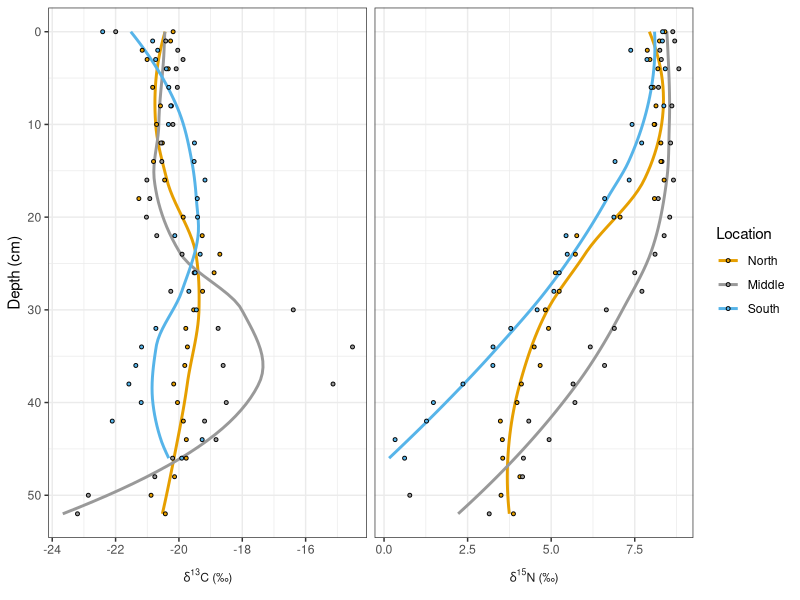
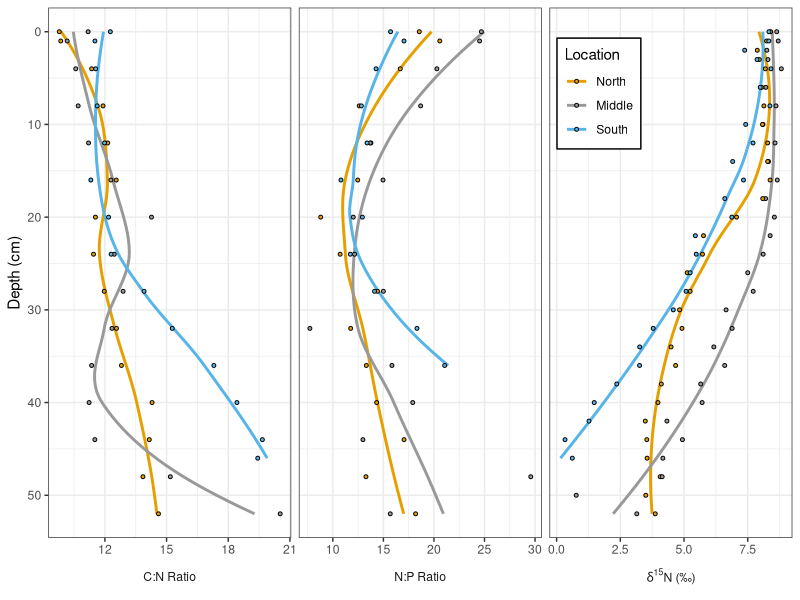
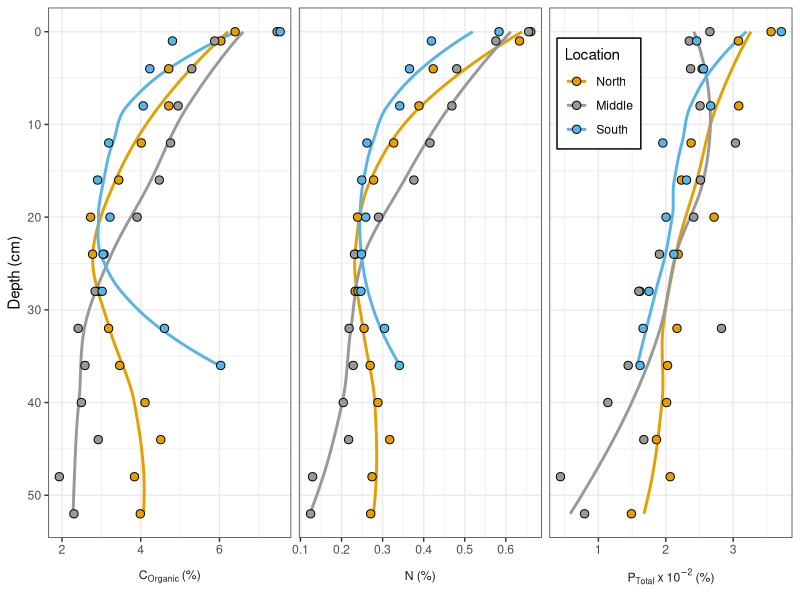
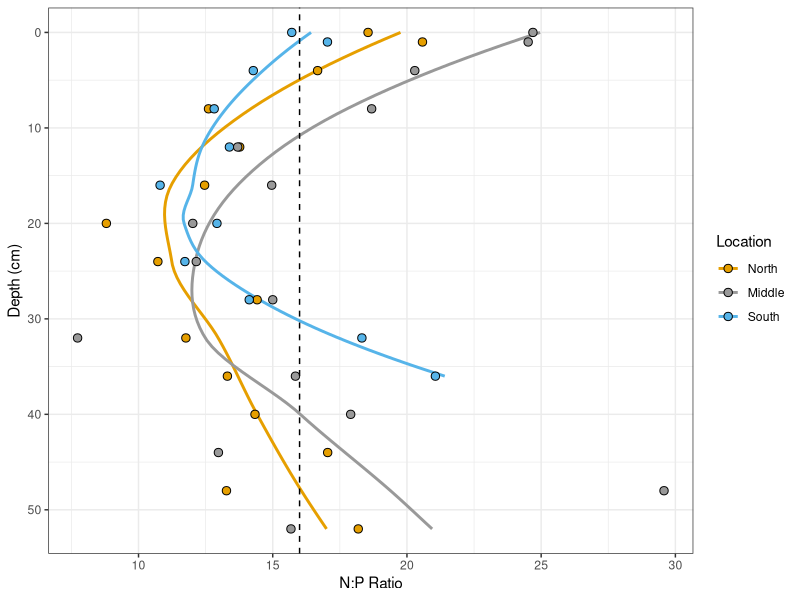
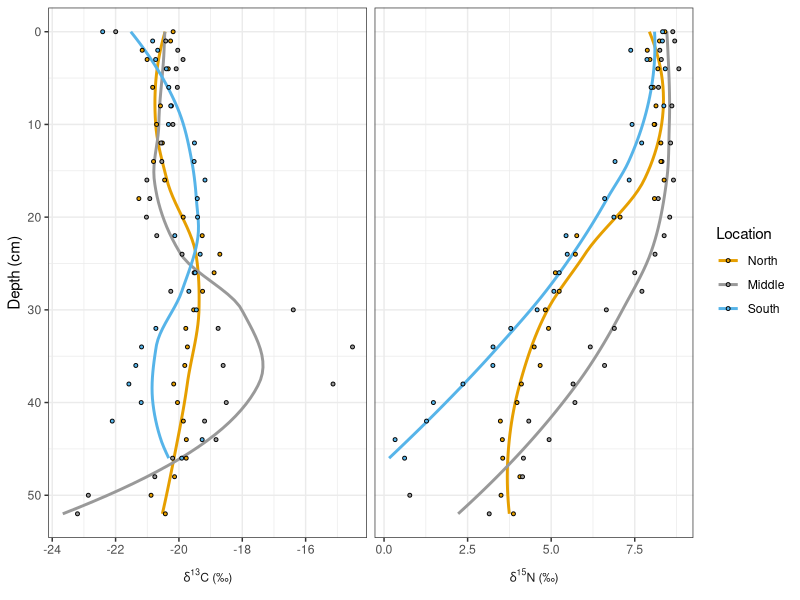
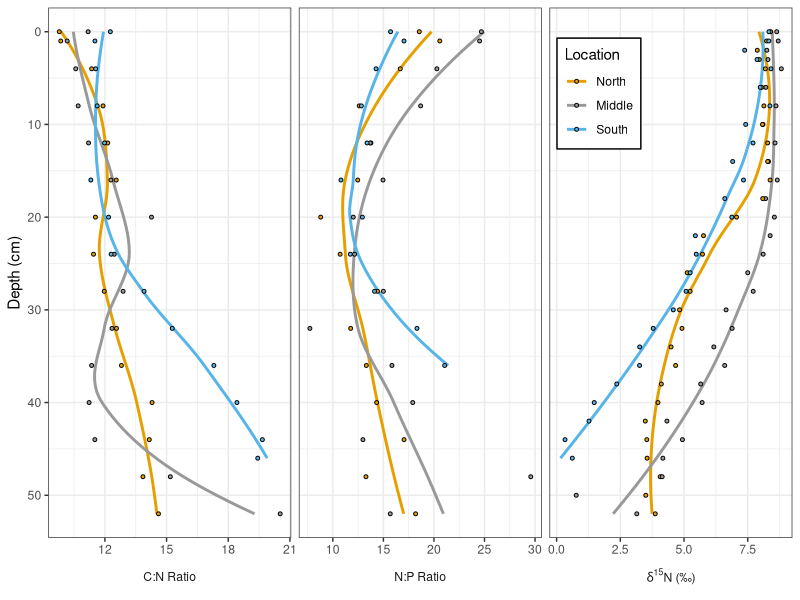
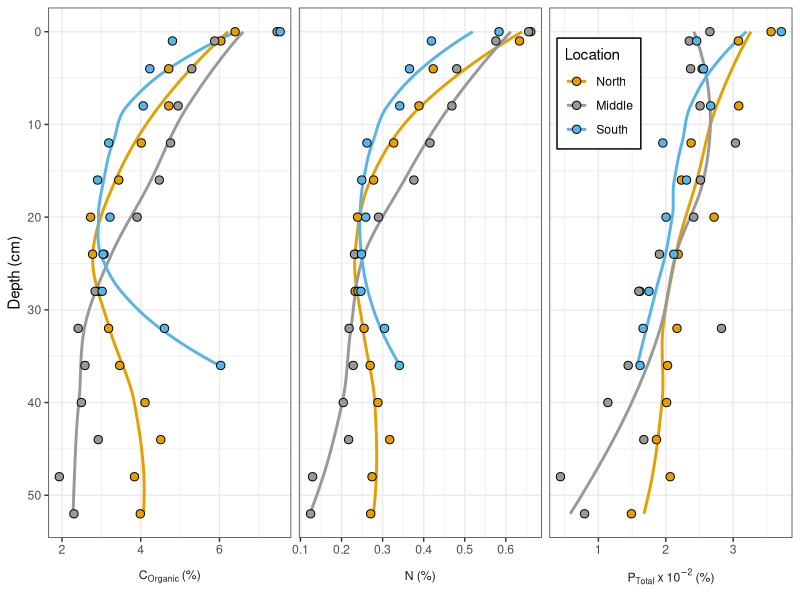
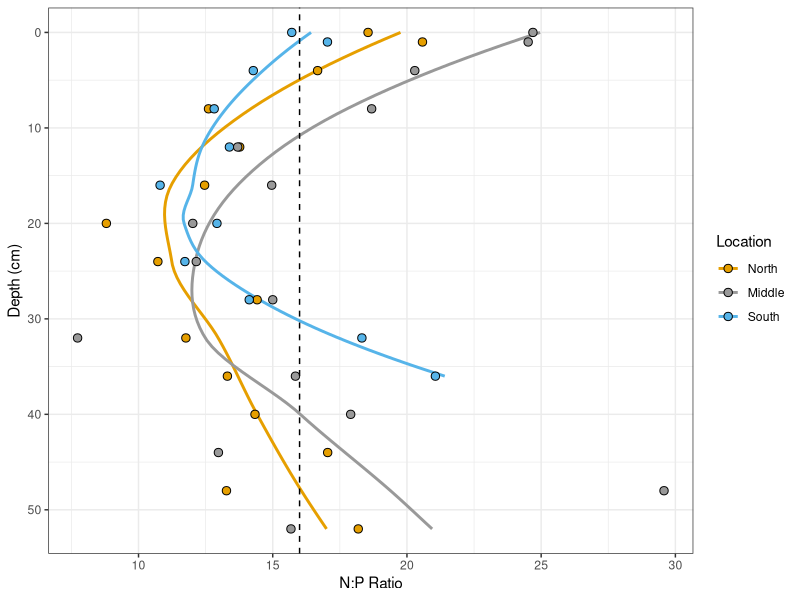

Reproduce these figures in R, in order.
## ---- chunk 1
knitr::opts_chunk$set(warning = FALSE, message = FALSE)
## ---- chunk 2
#load libraries
library(readxl)
library(tidyverse)

#import data
isotopes_2 <- read_excel("data/isotopes_2.xlsx") %>%
  group_by(Location,`Depth`) %>%
  summarize(`%N`=mean(`%N`),
            d15N=mean(d15N),
            `%C.total`=mean(`%C.total`),
            d13C.total=mean(d13C.total))

all_isotopes <- read_excel("data/isotopes_tidy.xlsx")

colnames(all_isotopes) <- c("Core","Location","Depth","Water","Bulk","Grainsize","d15N","%N","d13C.total","d13C.inorg","%C.total","%C.organic","%C.inorg","% inorg","C:N", '%P.total','N:P')

all_isotopes <- all_isotopes %>%
  drop_na("d15N")

all_isotopes <- full_join(all_isotopes,isotopes_2)

## ---- chunk 3
theme_set(theme_bw())

subset <- all_isotopes[c("Location","Depth","d15N", "d13C.total")]

#subset <- subset(subset,subset$`%C.organic`<10)

subset <- pivot_longer(subset,cols=3:ncol(subset))

subset$name <- factor(
  subset$name,
  labels=c(
    bquote(delta^13*C~'(‰)'),
    bquote(delta^15*N~'(‰)')
    )
  )

subset$Location <- factor(
  subset$Location,
  levels=c('North','Middle','South')
  )

ggplot(subset, aes(x=Depth, y=value, group=Location))+
  geom_smooth(aes(color=Location), alpha=0.5, se=FALSE)+
  geom_point(shape=21, size=1, aes(fill=Location))+
  coord_flip()+
  #scale_x_reverse(labels=function(x)2020-(x*3))+
  scale_x_reverse()+
  facet_wrap(~name,
             nrow=1,
             scales="free_x",
             strip.position = "bottom",
             labeller = label_parsed
             )+
  ylab(NULL) +
  theme(
    strip.background = element_blank(),
    strip.placement = "outside",
    )+
  xlab("Depth (cm)")+
  scale_color_manual(
    values=c(
      "#E69F00", "#999999", "#56B4E9"
      )
  )+
  scale_fill_manual(
    values=c(
      "#E69F00", "#999999", "#56B4E9"
      )
  )

ggsave("figures/isotopes.png",width=8, height=4.5)

## ---- chunk 4

subset <- all_isotopes[c("Location","Depth",'C:N',"N:P", "d15N")]

#subset <- subset(subset,subset$`%C.organic`<10)

subset <- pivot_longer(subset,cols=3:ncol(subset))

subset$name <- factor(
  subset$name,
  levels=c("C:N","N:P","d15N"),
  labels=c(
    bquote('C:N'~'Ratio'),
    bquote('N:P'~'Ratio'),
    bquote(delta^15*N~'(‰)')
    )
  )

subset$Location <- factor(
  subset$Location,
  levels=c('North','Middle','South')
  )

ggplot(subset, aes(x=Depth, y=value, group=Location))+
  geom_smooth(aes(color=Location), alpha=0.5, se=FALSE)+
  geom_point(shape=21, size=1, aes(fill=Location))+
  coord_flip()+
  #scale_x_reverse(labels=function(x)2020-(x*3))+
  scale_x_reverse()+
  facet_wrap(~name,
             nrow=1,
             scales="free_x",
             strip.position = "bottom",
             labeller = label_parsed
             )+
  ylab(NULL) +
  theme(
    strip.background = element_blank(),
    strip.placement = "outside",
    legend.position = c(0.74, 0.838),
    legend.background = element_rect(fill="white",
                                  linetype="solid", 
                                  colour ="black")
    )+
  xlab("Depth (cm)")+
  scale_color_manual(
    values=c(
      "#E69F00", "#999999", "#56B4E9"
      )
  )+
  scale_fill_manual(
    values=c(
      "#E69F00", "#999999", "#56B4E9"
      )
  )

ggsave("figures/elemental_ratios.png",width=8, height=4.5)

## ---- chunk 5

subset <- all_isotopes[c("Location","Depth",'%N', "%C.organic",'%P.total')]

subset <- subset(subset,subset$`%C.organic`<10)

subset <- pivot_longer(subset,cols=3:ncol(subset))

subset$name <- factor(
  subset$name,
  labels=c(
    bquote(C[Organic]~'(%)'),
    bquote(N~'(%)'),
    bquote(P[Total]~x~10^-2~'(%)')
    )
  )

subset$Location <- factor(
  subset$Location,
  levels=c('North','Middle','South')
  )

ggplot(subset, aes(x=Depth, y=value, group=Location))+
  geom_smooth(aes(color=Location), alpha=0.5, se=FALSE)+
  geom_point(shape=21, size=2.5, aes(fill=Location))+
  coord_flip()+
  scale_x_reverse()+
  facet_wrap(~name,
             nrow=1,
             scales="free_x",
             strip.position = "bottom",
             labeller = label_parsed
             )+
  ylab(NULL) +
  theme(
    strip.background = element_blank(),
    strip.placement = "outside",
    legend.position = c(0.74, 0.838),
    legend.background = element_rect(fill="white",
                                  linetype="solid", 
                                  colour ="black"))+
  xlab("Depth (cm)")+
  scale_color_manual(
    values=c(
      "#E69F00", "#999999", "#56B4E9"
      )
  )+
  scale_fill_manual(
    values=c(
      "#E69F00", "#999999", "#56B4E9"
      )
  )

ggsave("figures/elemental_composition_3.png",width=8, height=4.5)

## ---- chunk 6

subset <- all_isotopes[c("Location","Depth",'N:P')]

subset$Location <- factor(
  subset$Location,
  levels=c('North','Middle','South')
  )

ggplot(subset, aes(x=Depth, y=`N:P`, group=Location))+
  geom_smooth(aes(color=Location), alpha=0.5, se=FALSE)+
  geom_point(shape=21, size=2.5, aes(fill=Location))+
  coord_flip()+
  scale_x_reverse()+
  ylab(NULL) +
  theme(
    strip.background = element_blank(),
    strip.placement = "outside")+
  labs(x="Depth (cm)",
       y="N:P Ratio")+
  scale_color_manual(
    values=c(
      "#E69F00", "#999999", "#56B4E9"
      )
  )+
  scale_fill_manual(
    values=c(
      "#E69F00", "#999999", "#56B4E9"
      )
  )+
  geom_hline(yintercept=16,linetype="dashed")

ggsave("figures/NP_Ratio_2.png",width=6, height=6)


